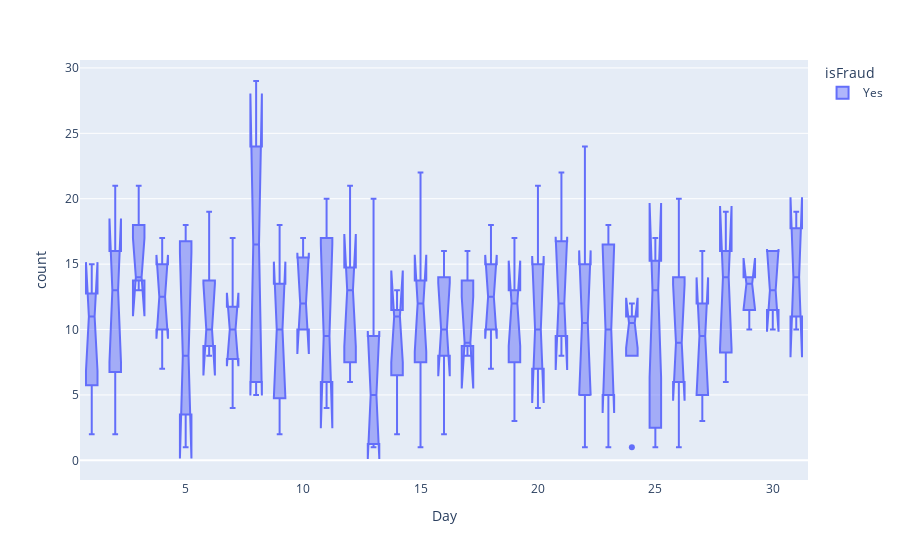

The notebook cell this image was saved under:
### Code cell
fig = px.box(fraud, x="Day", y="count", color="isFraud", notched=True)
fig.show()

### Figure 1 — Plotly figure (JSON) as saved in the notebook; plotly's stock layout.template omitted (floating-point values rounded to 4 significant figures; data arrays with more than 128 entries replaced by an {"elided": "..."} marker saying what was removed)
{"data": [{"alignmentgroup": "True", "hovertemplate": "isFraud=Yes<br>Day=%{x}<br>count=%{y}<extra></extra>", "legendgroup": "Yes", "marker": {"color": "#636efa"}, "name": "Yes", "notched": true, "offsetgroup": "Yes", "orientation": "v", "showlegend": true, "type": "box", "x": {"elided": "189 int values"}, "x0": " ", "xaxis": "x", "y": {"elided": "189 int values"}, "y0": " ", "yaxis": "y"}], "layout": {"autosize": true, "boxmode": "group", "legend": {"title": {"text": "isFraud"}, "tracegroupgap": 0}, "margin": {"t": 60}, "xaxis": {"anchor": "y", "autorange": true, "domain": [0, 1], "range": [0.5, 31.5], "title": {"text": "Day"}, "type": "linear"}, "yaxis": {"anchor": "x", "autorange": true, "domain": [0, 1], "range": [-1.501, 30.61], "title": {"text": "count"}, "type": "linear"}}}
